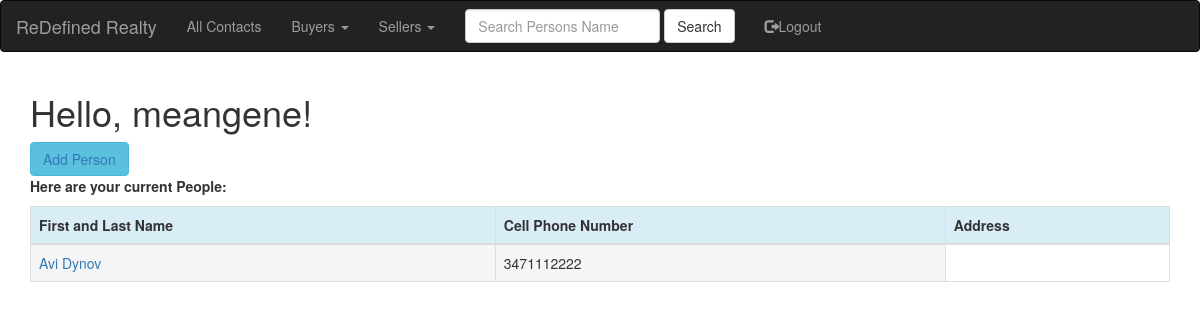
Screenshot of /people (signed in) with the database file from the repository.
### app/models.py (models this page shows, shortened)
class User(UserMixin, db.Model):
    id = db.Column(db.Integer, primary_key=True)
    username = db.Column(db.String(64), index=True, unique=True)
    email = db.Column(db.String(120), index=True, unique=True)
    password_hash = db.Column(db.String(128))
    People=db.relationship('People', backref='people', lazy='dynamic')
    ProfileNotes=db.relationship('ProfileNotes', backref='profilenotes', lazy='dynamic')

class People(db.Model):
    id = db.Column(db.Integer, primary_key=True)
    first_name=db.Column(db.String(20))
    last_name=db.Column(db.String(20))
    phone_cell=db.Column(db.Integer)
    ptype=db.Column(db.String(6))
    pstatus=db.Column(db.String(7))
    notes=db.Column(db.String(140))
    user_account_pk=db.Column(db.Integer, db.ForeignKey('user.id'))
    ProfileNotes=db.relationship('ProfileNotes', backref='peopleprofilenotes', lazy='dynamic')

### app/routes.py (the view)
@app.route('/people', methods=['GET'])
@login_required
def people():
    all_people = get_people(current_user=current_user)
    return render_template('people.html', title='People', all_people=all_people)

### app/models.py (called while the page is built)
@login.user_loader
def load_user(id):
    return User.query.get(int(id))

### app/queryfunc.py (called while the page is built)
def get_people(current_user):
    currentuser = User.query.filter_by(username=current_user.username).first()
    account_pk = currentuser.id
    all_people=People.query.filter_by(user_account_pk=account_pk).all()
    return all_people

### app/templates/people.html
{% extends "base.html" %}
{% import 'bootstrap/wtf.html' as wtf %}
{% block app_content %}
    <h1>Hello, {{ current_user.username }}!</h1>
    <div class="btn-group">
        <button type="button" class="btn btn-info"><a href="{{ url_for('add_people') }}">Add Person</a></button>
    </div>
    <div><p><b>Here are your current People:</b></p></div>
    <div class="table-responsive">
        <table class="table table-bordered">
            <thead>
                <tr class="info">
                    <th>First and Last Name</th>
                    <th>Cell Phone Number</th>
                    <th>Address</th>
                </tr>
            </thead>
            {% for everyone in all_people %}
            <TR>
                <TD class="active"><a href="{{ url_for('view_people', people_id=everyone.id) }}">{{ everyone.first_name }}  {{ everyone.last_name }}</a></TD>
                <TD class="active">{{ everyone.phone_cell }}</TD>
            </TR>
            {% endfor %}
        </table>
    </div>
{% endblock %}

### rows the page displays
User: username "meangene"
People: first_name "Avi", last_name "Dynov", phone_cell "3471112222"
